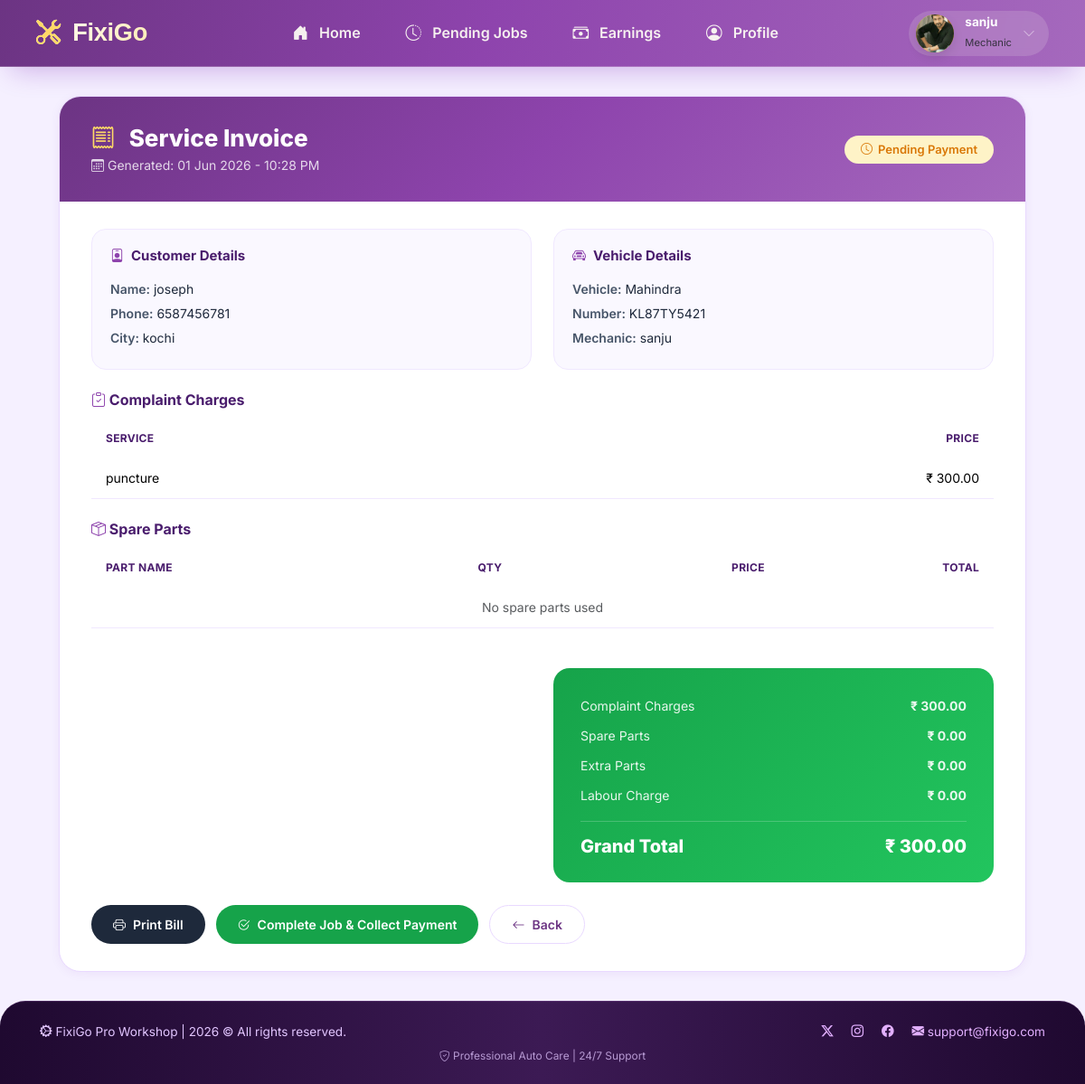
/mechanic/bill-generate/74/ (signed in), run on the app's committed database.
### mechanic/models.py (models this page shows, shortened)
class Mechanic(models.Model):
    name = models.CharField(max_length=255)
    email = models.EmailField(unique=True)
    number = models.CharField(max_length=15)
    address = models.TextField()
    certificate = models.FileField(upload_to='mechanic_certificate/')
    aadhaar = models.TextField(max_length=12)
    experience_certificate = models.FileField(upload_to='mechanic_experience_certificate/', blank=True, null=True)
    city = models.ForeignKey(City, on_delete=models.CASCADE)
    password = models.CharField(max_length=255)
    profile_pic = models.ImageField(upload_to='mechanic_profile_pic/', blank=True, null=True)
    is_valid = models.BooleanField(default=False)
    is_reject = models.BooleanField(default=False)
    account_suspend = models.BooleanField(default=False)
    last_login_date = models.DateTimeField(blank=True, null=True)
    application_created_at = models.DateTimeField(auto_now_add=True)
    created_at = models.DateTimeField(blank=True, null=True)

### services/models.py (models this page shows, shortened)
class Bill(models.Model):
    booking = models.OneToOneField(ServiceBooking, on_delete=models.CASCADE)
    complaint_total = models.DecimalField(max_digits=10, decimal_places=2, default=0)
    spare_parts_total = models.DecimalField(max_digits=10, decimal_places=2, default=0)
    extra_parts_total = models.DecimalField(max_digits=10, decimal_places=2, default=0)
    labour_charge = models.DecimalField(max_digits=10, decimal_places=2, default=0)
    grand_total = models.DecimalField(max_digits=10, decimal_places=2, default=0)
    payment_status = models.CharField(max_length=50,choices=[
                                    ('Pending', 'Pending'),
                                    ('Paid', 'Paid')
                                    ],default='Pending')
    payment_id = models.CharField(
    max_length=200,
    null=True,
    blank=True
)
    created_at = models.DateTimeField(auto_now_add=True)

class ServiceBooking(models.Model):
    STATUS_CHOICES = [
        ("Pending", "pending"),
        ("Assigned", "assigned"),
        ("Accepted", "Accepted"),
        ("Rejected", "Rejected"),
        ("In_progress", "In progress"),
        ("Completed", "Completed"),
        ("Cancelled", "cancelled")
    ]
    customer = models.ForeignKey(Customer, on_delete=models.CASCADE)
    vehicle = models.ForeignKey(Vehicle, on_delete=models.CASCADE)
    city = models.ForeignKey(City, on_delete=models.CASCADE)
    complaints = models.ManyToManyField(Complaints)
    location = models.TextField()
    problem_description = models.TextField()
    status = models.CharField(max_length=200, choices=STATUS_CHOICES, default='Pending')
    created_at = models.DateTimeField(auto_now_add=True)
    mechanic = models.ForeignKey(Mechanic, on_delete=models.SET_NULL, blank=True, null=True)
    labour_charge = models.DecimalField(max_digits=10, decimal_places=2, blank=True, null=True)
    total_price = models.DecimalField(max_digits=10, decimal_places=2, blank=True, null=True)
    rejected_mechanics = models.ManyToManyField(Mechanic, blank=True, related_name="rejected_bookings")
    cancel_reason = models.TextField(blank=True, null=True)
    cancelled_by = models.CharField(max_length=20, blank=True, null=True)

class Complaints(models.Model):
    complaint_name = models.CharField(255)
    basic_service_price = models.DecimalField(max_digits=10, decimal_places=2)

### customer/models.py (models this page shows, shortened)
class Customer(models.Model):
    user = models.OneToOneField(User, on_delete=models.CASCADE)
    name = models.CharField(max_length=255)
    number = models.CharField(max_length=15)
    address = models.TextField()
    profile_pic = models.ImageField(upload_to='profile_pic/',null=True, blank=True)
    city = models.ForeignKey('customer.City', on_delete=models.CASCADE)
    is_active = models.BooleanField(default=True)

class City(models.Model):
    name = models.CharField(max_length=255)

class Vehicle(models.Model):
    customer = models.ForeignKey('customer.Customer', on_delete=models.CASCADE, related_name="vehicles")
    vehicle_name = models.CharField(max_length=255)
    vehicle_model = models.CharField(max_length=200)
    vehicle_year = models.IntegerField()
    vehicle_number = models.CharField(max_length=30)

### mechanic/views.py (the view)
# urls.py: path('bill-generate/<int:id>/', views.bill_generate, name='bill_generate'),
def bill_generate(request, id):
    mechanic = check_mechanic_access(request)
    if mechanic is None:
        return redirect('login_mechanic')
    booking = get_object_or_404(ServiceBooking, id=id)
    bill = get_object_or_404(Bill, booking=booking)
    spare_parts = BookingSparePart.objects.filter(bill=bill)
    return render(request, 'bill_generate.html', {
        'mechanic' : mechanic,
        'booking': booking,
        'bill': bill,
        'spare_parts': spare_parts
    })

### mechanic/templates/bill_generate.html (shortened to what this page needs)
{% extends 'base_mechanic.html' %}
{% load static %}
{% block content %}
<div class="bill-wrap">
    <div class="invoice-card">
        <div class="invoice-header">
            <div>
                <h1 class="invoice-title">
                    <i class="bi bi-receipt"></i>
                    Service Invoice
                </h1>
                <p class="invoice-subtitle">
                    <i class="bi bi-calendar3"></i>
                    Generated: {{ bill.created_at|date:"d M Y - h:i A" }}
                </p>
            </div>
            <div>
                {% if bill.payment_status == 'Paid' %}
                    <span class="badge-paid">
                        <i class="bi bi-check-circle-fill"></i> Paid
                    </span>
                {% else %}
                    <span class="badge-pending">
                        <i class="bi bi-clock"></i> Pending Payment
                    </span>
                {% endif %}
            </div>
        </div>
        <div class="invoice-body">
            <div class="row g-4 mb-4">
                <div class="col-lg-6">
                    <div class="detail-box">
                        <div class="section-title">
                            <i class="bi bi-person-badge"></i> Customer Details
                        </div>
                        <p><strong>Name:</strong> {{ booking.customer.name }}</p>
                        <p><strong>Phone:</strong> {{ booking.customer.number }}</p>
                        <p><strong>City:</strong> {{ booking.city.name }}</p>
                    </div>
                </div>
                <div class="col-lg-6">
                    <div class="detail-box">
                        <div class="section-title">
                            <i class="bi bi-car-front"></i> Vehicle Details
                        </div>
                        <p><strong>Vehicle:</strong> {{ booking.vehicle.vehicle_name }}</p>
                        <p><strong>Number:</strong> {{ booking.vehicle.vehicle_number }}</p>
                        <p><strong>Mechanic:</strong> {{ booking.mechanic.name }}</p>
                    </div>
                </div>
            </div>
            <div class="mb-4">
                <h5 class="section-title" style="font-size:16px;font-weight:700;color:#4a1d6d;margin-bottom:12px;">
                    <i class="bi bi-clipboard-check" style="color:#8e44ad;"></i> Complaint Charges
                </h5>
                <div class="table-responsive">
                    <table class="table table-custom">
                        <thead>
                            <tr>
                                <th>Service</th>
                                <th style="text-align:right;">Price</th>
                            </tr>
                        </thead>
                        <tbody>
                            {% for complaint in booking.complaints.all %}
                            <tr>
                                <td>{{ complaint.complaint_name }}</td>
                                <td style="text-align:right;">₹ {{ complaint.basic_service_price }}</td>
                            </tr>
                            {% empty %}
                            <tr><td colspan="2" class="text-center text-muted">No complaints added</td></tr>
                            {% endfor %}
                        </tbody>
                    </table>
                </div>
            </div>
            <div class="mb-4">
                <h5 class="section-title" style="font-size:16px;font-weight:700;color:#4a1d6d;margin-bottom:12px;">
                    <i class="bi bi-box-seam" style="color:#8e44ad;"></i> Spare Parts
                </h5>
                <div class="table-responsive">
                    <table class="table table-custom">
                        <thead>
                            <tr>
                                <th>Part Name</th>
                                <th style="text-align:center;">Qty</th>
                                <th style="text-align:right;">Price</th>
                                <th style="text-align:right;">Total</th>
                            </tr>
                        </thead>
                        <tbody>
                            {% for item in spare_parts %}
                            <tr>
                                <td>
                                    {{ item.part_name }}
                                    {% if item.is_extra %}
                                        <span class="extra-badge">Extra</span>
                                    {% endif %}
                                </td>
                                <td style="text-align:center;">{{ item.quantity }}</td>
                                <td style="text-align:right;">₹ {{ item.price }}</td>
                                <td style="text-align:right;">₹ {{ item.total_price }}</td>
                            </tr>
                            {% empty %}
                            <tr><td colspan="4" class="text-center text-muted">No spare parts used</td></tr>
                            {% endfor %}
                        </tbody>
                    </table>
                </div>
            </div>
            <div class="row justify-content-end">
                <div class="col-lg-6 col-md-8">
                    <div class="grand-total-box">
                        <div class="summary-row">
                            <span>Complaint Charges</span>
                            <strong>₹ {{ bill.complaint_total|floatformat:2 }}</strong>
                        </div>
                        <div class="summary-row">
                            <span>Spare Parts</span>
                            <strong>₹ {{ bill.spare_parts_total|floatformat:2 }}</strong>
                        </div>
                        <div class="summary-row">
                            <span>Extra Parts</span>
                            <strong>₹ {{ bill.extra_parts_total|floatformat:2 }}</strong>
                        </div>
                        <div class="summary-row">
                            <span>Labour Charge</span>
                            <strong>₹ {{ bill.labour_charge|floatformat:2 }}</strong>
                        </div>
                        <div class="divider-line"></div>
                        <div class="total-row">
                            <span>Grand Total</span>
                            <span>₹ {{ bill.grand_total|floatformat:2 }}</span>
                        </div>
                    </div>
                </div>
            </div>
            <div class="btn-group-bill">
                <button onclick="window.print()" class="btn-print">
                    <i class="bi bi-printer"></i> Print Bill
                </button>
                <button onclick="openCompleteModal()" class="btn-complete-bill">
                    <i class="bi bi-check2-circle"></i> Complete Job & Collect Payment
                </button>
                <a href="{% url 'complete_job' booking.id %}" class="btn-back-bill">
                    <i class="bi bi-arrow-left"></i> Back
                </a>
            </div>
        </div>
    </div>
</div>
{% endblock %}

### mechanic/templates/base_mechanic.html (shortened to what this page needs)
<!DOCTYPE html>
<html lang="en">
<head>
    <link href="https://cdn.jsdelivr.net/npm/bootstrap@5.3.2/dist/css/bootstrap.min.css" rel="stylesheet">
    <link href="https://cdn.jsdelivr.net/npm/bootstrap-icons/font/bootstrap-icons.css" rel="stylesheet">
</head>
<body>
    <header>
        <nav class="navbar navbar-expand-lg navbar-purple">
            <div class="container-fluid px-0 px-md-2">
                <a class="navbar-brand" href="{% url 'home_mechanic' %}">
                    <i class="bi bi-tools"></i> FixiGo
                </a>
                <div class="collapse navbar-collapse" id="mechanicNavbar">
                    <ul class="navbar-nav mx-auto mb-2 mb-lg-0 align-items-center">
                        <li class="nav-item">
                            <a class="nav-link nav-link-custom {% if request.resolver_match.url_name == 'home_mechanic' %}active{% endif %}" href="{% url 'home_mechanic' %}">
                                <i class="bi bi-house-door-fill"></i> <span>Home</span>
                            </a>
                        </li>
                        <li class="nav-item">
                            <a class="nav-link nav-link-custom {% if request.resolver_match.url_name == 'pending_jobs_list' %}active{% endif %}" href="{% url 'pending_jobs_list' %}">
                                <i class="bi bi-clock-history"></i> <span>Pending Jobs</span>
                            </a>
                        </li>
                        <li class="nav-item">
                            <a class="nav-link nav-link-custom {% if request.resolver_match.url_name == 'earnings' %}active{% endif %}" href="{% url 'earnings' %}">
                                <i class="bi bi-cash-stack"></i> <span>Earnings</span>
                            </a>
                        </li>
                        <li class="nav-item">
                            <a class="nav-link nav-link-custom {% if request.resolver_match.url_name == 'profile_page_mechanic' %}active{% endif %}" href="{% url 'profile_page_mechanic' %}">
                                <i class="bi bi-person-circle"></i> <span>Profile</span>
                            </a>
                        </li>
                    </ul>
                    <div class="profile-dropdown-wrapper" style="position: relative;">
                        <div class="profile-header" id="profilePillBtn">
                            <div class="avatar-circle">
                                {% if mechanic.profile_pic %}
                                    <img src="{{ mechanic.profile_pic.url }}" alt="Profile">
                                {% else %}
                                    {{ mechanic.name|slice:":1"|upper|default:"M" }}
                                {% endif %}
                            </div>
                            <div class="user-info">
                                <h6>{{ mechanic.name|default:"Mechanic" }}</h6>
                                <small>Mechanic</small>
                            </div>
                            <i class="bi bi-chevron-down text-white-50 small"></i>
                        </div>
                    </div>
                </div>
            </div>
        </nav>
    </header>
    <main class="main-content">
        {% block content %}{% endblock %}
    </main>
    <footer class="footer-purple">
        <div class="container-fluid">
            <div class="row align-items-center gy-3">
                <div class="col-md-6 text-center text-md-start">
                    <i class="bi bi-gear-wide-connected"></i> FixiGo Pro Workshop | <span id="currentYear"></span> © All rights reserved.
                </div>
                <div class="col-md-6 text-center text-md-end">
                    <a href="#" class="me-3"><i class="bi bi-twitter-x"></i></a>
                    <a href="#" class="me-3"><i class="bi bi-instagram"></i></a>
                    <a href="#" class="me-3"><i class="bi bi-facebook"></i></a>
                    <a href="#"><i class="bi bi-envelope-fill"></i> support@fixigo.com</a>
                </div>
            </div>
            <div class="row mt-2">
                <div class="col text-center small opacity-75">
                    <i class="bi bi-shield-check"></i> Professional Auto Care | 24/7 Support
                </div>
            </div>
        </div>
    </footer>
</body>
</html>

### data on the page
Mechanic: profile_pic (picture), name "sanju"
Bill: created_at "01 Jun 2026 - 10:28 PM", complaint_total "300.00", spare_parts_total "0.00", extra_parts_total "0.00", labour_charge "0.00", grand_total "300.00"
ServiceBooking: customer.name "joseph", customer.number "6587456781", city.name "kochi", vehicle.vehicle_name "Mahindra", vehicle.vehicle_number "KL87TY5421", mechanic.name "sanju"
Complaints: complaint_name "puncture", basic_service_price "300.00"
